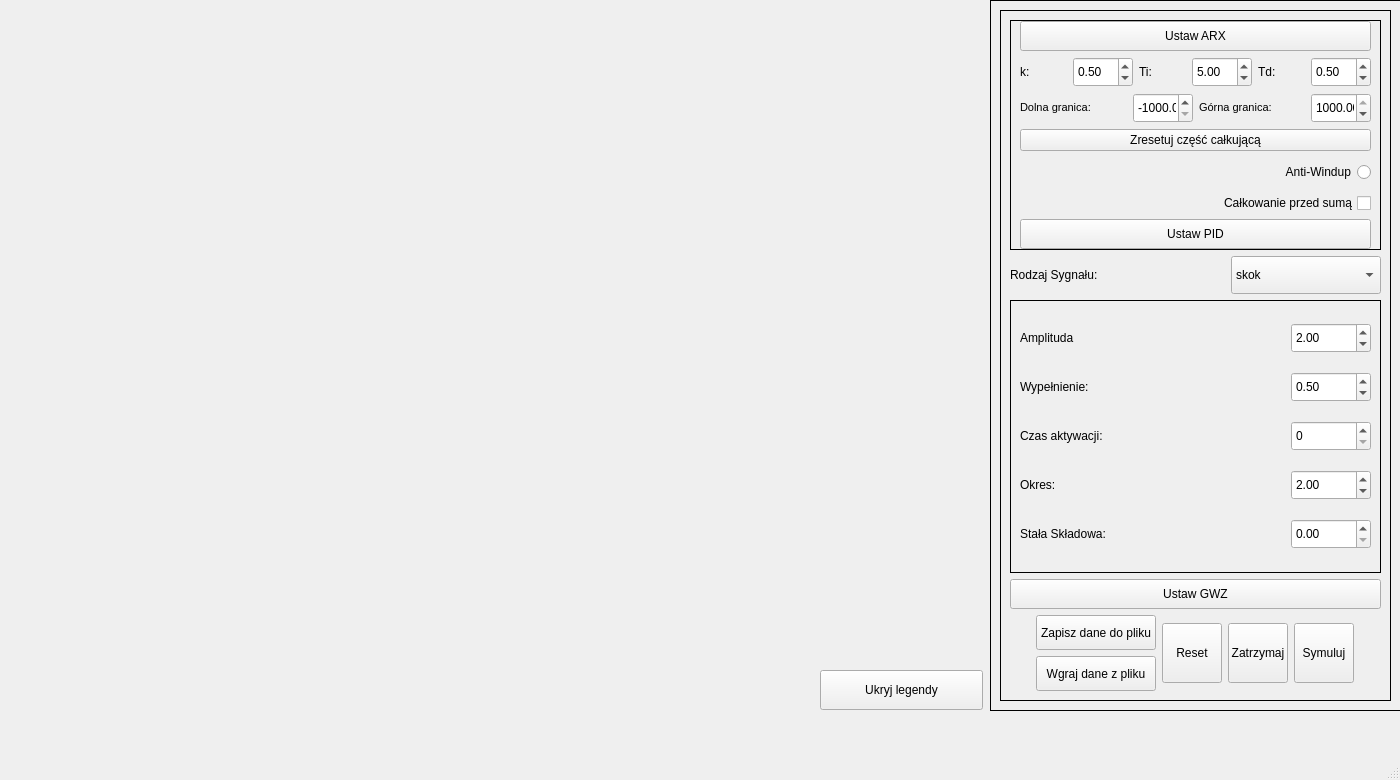
<?xml version="1.0" encoding="UTF-8"?>
<ui version="4.0">
 <class>UkladAutomatycznejRegulacji</class>
 <widget class="QMainWindow" name="UkladAutomatycznejRegulacji">
  <property name="geometry">
   <rect>
    <x>0</x>
    <y>0</y>
    <width>1400</width>
    <height>780</height>
   </rect>
  </property>
  <property name="windowTitle">
   <string>UkladAutomatycznejRegulacji</string>
  </property>
  <property name="iconSize">
   <size>
    <width>32</width>
    <height>32</height>
   </size>
  </property>
  <widget class="QWidget" name="centralwidget">
   <widget class="QCustomPlot" name="customPlot" native="true">
    <property name="geometry">
     <rect>
      <x>0</x>
      <y>340</y>
      <width>981</width>
      <height>321</height>
     </rect>
    </property>
   </widget>
   <widget class="QFrame" name="frame">
    <property name="geometry">
     <rect>
      <x>990</x>
      <y>0</y>
      <width>411</width>
      <height>711</height>
     </rect>
    </property>
    <property name="frameShape">
     <enum>QFrame::Shape::Box</enum>
    </property>
    <layout class="QVBoxLayout" name="verticalLayout_19">
     <item>
      <layout class="QVBoxLayout" name="verticalLayout_18">
       <item>
        <layout class="QVBoxLayout" name="verticalLayout_15">
         <item>
          <widget class="QFrame" name="frame">
           <property name="frameShape">
            <enum>QFrame::Shape::Box</enum>
           </property>
           <layout class="QVBoxLayout" name="verticalLayout_13">
            <item>
             <layout class="QVBoxLayout" name="verticalLayout_11">
              <item>
               <layout class="QVBoxLayout" name="verticalLayout_8">
                <item>
                 <layout class="QVBoxLayout" name="verticalLayout_7">
                  <item>
                   <layout class="QVBoxLayout" name="verticalLayout_5">
                    <item>
                     <layout class="QVBoxLayout" name="verticalLayout_3">
                      <item>
                       <widget class="QFrame" name="frame">
                        <property name="frameShape">
                         <enum>QFrame::Shape::Box</enum>
                        </property>
                        <layout class="QVBoxLayout" name="verticalLayout_2">
                         <property name="leftMargin">
                          <number>9</number>
                         </property>
                         <property name="topMargin">
                          <number>0</number>
                         </property>
                         <property name="rightMargin">
                          <number>9</number>
                         </property>
                         <property name="bottomMargin">
                          <number>0</number>
                         </property>
                         <item>
                          <layout class="QHBoxLayout" name="horizontalLayout_2"/>
                         </item>
                         <item>
                          <widget class="QPushButton" name="wgrajARX">
                           <property name="minimumSize">
                            <size>
                             <width>0</width>
                             <height>30</height>
                            </size>
                           </property>
                           <property name="maximumSize">
                            <size>
                             <width>16777215</width>
                             <height>30</height>
                            </size>
                           </property>
                           <property name="text">
                            <string>Ustaw ARX</string>
                           </property>
                          </widget>
                         </item>
                         <item>
                          <layout class="QHBoxLayout" name="horizontalLayout_5">
                           <item>
                            <layout class="QHBoxLayout" name="horizontalLayout_4"/>
                           </item>
                          </layout>
                         </item>
                         <item>
                          <layout class="QHBoxLayout" name="horizontalLayout_18"/>
                         </item>
                         <item>
                          <layout class="QHBoxLayout" name="horizontalLayout_6">
                           <item>
                            <widget class="QLabel" name="label_6">
                             <property name="text">
                              <string>k:</string>
                             </property>
                            </widget>
                           </item>
                           <item>
                            <widget class="QDoubleSpinBox" name="te_k">
                             <property name="minimumSize">
                              <size>
                               <width>60</width>
                               <height>30</height>
                              </size>
                             </property>
                             <property name="maximumSize">
                              <size>
                               <width>60</width>
                               <height>30</height>
                              </size>
                             </property>
                             <property name="maximum">
                              <double>100.000000000000000</double>
                             </property>
                             <property name="singleStep">
                              <double>0.100000000000000</double>
                             </property>
                             <property name="value">
                              <double>0.500000000000000</double>
                             </property>
                            </widget>
                           </item>
                           <item>
                            <widget class="QLabel" name="label_8">
                             <property name="text">
                              <string>Ti:</string>
                             </property>
                            </widget>
                           </item>
                           <item>
                            <widget class="QDoubleSpinBox" name="te_ti">
                             <property name="minimumSize">
                              <size>
                               <width>60</width>
                               <height>30</height>
                              </size>
                             </property>
                             <property name="maximumSize">
                              <size>
                               <width>60</width>
                               <height>30</height>
                              </size>
                             </property>
                             <property name="value">
                              <double>5.000000000000000</double>
                             </property>
                            </widget>
                           </item>
                           <item>
                            <widget class="QLabel" name="label_9">
                             <property name="text">
                              <string>Td:</string>
                             </property>
                            </widget>
                           </item>
                           <item>
                            <widget class="QDoubleSpinBox" name="te_td">
                             <property name="minimumSize">
                              <size>
                               <width>60</width>
                               <height>30</height>
                              </size>
                             </property>
                             <property name="maximumSize">
                              <size>
                               <width>60</width>
                               <height>30</height>
                              </size>
                             </property>
                             <property name="singleStep">
                              <double>0.100000000000000</double>
                             </property>
                             <property name="value">
                              <double>0.500000000000000</double>
                             </property>
                            </widget>
                           </item>
                          </layout>
                         </item>
                         <item>
                          <layout class="QVBoxLayout" name="verticalLayout"/>
                         </item>
                         <item>
                          <layout class="QHBoxLayout" name="horizontalLayout_22">
                           <item>
                            <layout class="QHBoxLayout" name="horizontalLayout_21">
                             <item>
                              <widget class="QLabel" name="label_7">
                               <property name="text">
                                <string>&lt;html&gt;&lt;head/&gt;&lt;body&gt;&lt;p&gt;&lt;span style=&quot; font-size:8pt;&quot;&gt;Dolna granica: &lt;/span&gt;&lt;/p&gt;&lt;/body&gt;&lt;/html&gt;</string>
                               </property>
                              </widget>
                             </item>
                             <item>
                              <widget class="QDoubleSpinBox" name="dolna">
                               <property name="minimumSize">
                                <size>
                                 <width>60</width>
                                 <height>30</height>
                                </size>
                               </property>
                               <property name="maximumSize">
                                <size>
                                 <width>60</width>
                                 <height>30</height>
                                </size>
                               </property>
                               <property name="minimum">
                                <double>-1000.000000000000000</double>
                               </property>
                               <property name="maximum">
                                <double>0.000000000000000</double>
                               </property>
                               <property name="value">
                                <double>-1000.000000000000000</double>
                               </property>
                              </widget>
                             </item>
                            </layout>
                           </item>
                           <item>
                            <layout class="QHBoxLayout" name="horizontalLayout_7">
                             <item>
                              <widget class="QLabel" name="label_5">
                               <property name="text">
                                <string>&lt;html&gt;&lt;head/&gt;&lt;body&gt;&lt;p&gt;&lt;span style=&quot; font-size:8pt;&quot;&gt;Górna granica: &lt;/span&gt;&lt;/p&gt;&lt;/body&gt;&lt;/html&gt;</string>
                               </property>
                              </widget>
                             </item>
                             <item>
                              <widget class="QDoubleSpinBox" name="gorna">
                               <property name="minimumSize">
                                <size>
                                 <width>60</width>
                                 <height>30</height>
                                </size>
                               </property>
                               <property name="maximumSize">
                                <size>
                                 <width>60</width>
                                 <height>30</height>
                                </size>
                               </property>
                               <property name="maximum">
                                <double>1000.000000000000000</double>
                               </property>
                               <property name="value">
                                <double>1000.000000000000000</double>
                               </property>
                              </widget>
                             </item>
                            </layout>
                           </item>
                          </layout>
                         </item>
                         <item>
                          <widget class="QPushButton" name="reset_calka">
                           <property name="text">
                            <string>Zresetuj część całkującą</string>
                           </property>
                          </widget>
                         </item>
                         <item>
                          <widget class="QRadioButton" name="antiwindup">
                           <property name="sizePolicy">
                            <sizepolicy hsizetype="Maximum" vsizetype="Maximum">
                             <horstretch>0</horstretch>
                             <verstretch>0</verstretch>
                            </sizepolicy>
                           </property>
                           <property name="minimumSize">
                            <size>
                             <width>80</width>
                             <height>30</height>
                            </size>
                           </property>
                           <property name="layoutDirection">
                            <enum>Qt::LayoutDirection::RightToLeft</enum>
                           </property>
                           <property name="autoFillBackground">
                            <bool>false</bool>
                           </property>
                           <property name="text">
                            <string>Anti-Windup</string>
                           </property>
                           <property name="iconSize">
                            <size>
                             <width>50</width>
                             <height>50</height>
                            </size>
                           </property>
                          </widget>
                         </item>
                         <item>
                          <widget class="QCheckBox" name="checkbox_calkowanie">
                           <property name="layoutDirection">
                            <enum>Qt::LayoutDirection::RightToLeft</enum>
                           </property>
                           <property name="text">
                            <string>Całkowanie przed sumą</string>
                           </property>
                          </widget>
                         </item>
                         <item>
                          <widget class="QPushButton" name="wgrajPID">
                           <property name="minimumSize">
                            <size>
                             <width>0</width>
                             <height>30</height>
                            </size>
                           </property>
                           <property name="maximumSize">
                            <size>
                             <width>16777215</width>
                             <height>30</height>
                            </size>
                           </property>
                           <property name="text">
                            <string>Ustaw PID</string>
                           </property>
                          </widget>
                         </item>
                        </layout>
                       </widget>
                      </item>
                      <item>
                       <layout class="QHBoxLayout" name="horizontalLayout_12"/>
                      </item>
                     </layout>
                    </item>
                    <item>
                     <layout class="QVBoxLayout" name="verticalLayout_4">
                      <item>
                       <layout class="QHBoxLayout" name="horizontalLayout">
                        <item>
                         <widget class="QLabel" name="label_2">
                          <property name="text">
                           <string>Rodzaj Sygnału:</string>
                          </property>
                         </widget>
                        </item>
                        <item>
                         <widget class="QComboBox" name="comboGWZ">
                          <property name="minimumSize">
                           <size>
                            <width>150</width>
                            <height>35</height>
                           </size>
                          </property>
                          <property name="maximumSize">
                           <size>
                            <width>150</width>
                            <height>50</height>
                           </size>
                          </property>
                          <property name="layoutDirection">
                           <enum>Qt::LayoutDirection::LeftToRight</enum>
                          </property>
                          <property name="maxVisibleItems">
                           <number>11</number>
                          </property>
                          <item>
                           <property name="text">
                            <string>skok</string>
                           </property>
                          </item>
                          <item>
                           <property name="text">
                            <string>sinusoida</string>
                           </property>
                          </item>
                          <item>
                           <property name="text">
                            <string>prostokatny</string>
                           </property>
                          </item>
                         </widget>
                        </item>
                       </layout>
                      </item>
                     </layout>
                    </item>
                   </layout>
                  </item>
                  <item>
                   <widget class="QFrame" name="frame">
                    <property name="frameShape">
                     <enum>QFrame::Shape::Box</enum>
                    </property>
                    <layout class="QVBoxLayout" name="verticalLayout_6">
                     <item>
                      <layout class="QHBoxLayout" name="horizontalLayout_14">
                       <property name="leftMargin">
                        <number>0</number>
                       </property>
                       <property name="topMargin">
                        <number>0</number>
                       </property>
                       <item>
                        <widget class="QLabel" name="label_12">
                         <property name="text">
                          <string>Amplituda</string>
                         </property>
                        </widget>
                       </item>
                       <item>
                        <widget class="QDoubleSpinBox" name="amplituda">
                         <property name="minimumSize">
                          <size>
                           <width>80</width>
                           <height>30</height>
                          </size>
                         </property>
                         <property name="maximumSize">
                          <size>
                           <width>80</width>
                           <height>30</height>
                          </size>
                         </property>
                         <property name="value">
                          <double>2.000000000000000</double>
                         </property>
                        </widget>
                       </item>
                      </layout>
                     </item>
                     <item>
                      <layout class="QHBoxLayout" name="horizontalLayout_10">
                       <item>
                        <widget class="QLabel" name="label_11">
                         <property name="text">
                          <string>Wypełnienie:</string>
                         </property>
                        </widget>
                       </item>
                       <item>
                        <widget class="QDoubleSpinBox" name="wypelnienie">
                         <property name="minimumSize">
                          <size>
                           <width>80</width>
                           <height>30</height>
                          </size>
                         </property>
                         <property name="maximumSize">
                          <size>
                           <width>80</width>
                           <height>30</height>
                          </size>
                         </property>
                         <property name="maximum">
                          <double>1.000000000000000</double>
                         </property>
                         <property name="singleStep">
                          <double>0.100000000000000</double>
                         </property>
                         <property name="value">
                          <double>0.500000000000000</double>
                         </property>
                        </widget>
                       </item>
                      </layout>
                     </item>
                     <item>
                      <layout class="QHBoxLayout" name="horizontalLayout_15">
                       <item>
                        <widget class="QLabel" name="label_13">
                         <property name="text">
                          <string>Czas aktywacji:</string>
                         </property>
                        </widget>
                       </item>
                       <item>
                        <widget class="QSpinBox" name="czas_aktywacji">
                         <property name="minimumSize">
                          <size>
                           <width>80</width>
                           <height>30</height>
                          </size>
                         </property>
                         <property name="maximumSize">
                          <size>
                           <width>80</width>
                           <height>30</height>
                          </size>
                         </property>
                        </widget>
                       </item>
                      </layout>
                     </item>
                     <item>
                      <layout class="QHBoxLayout" name="horizontalLayout_16">
                       <item>
                        <widget class="QLabel" name="label_14">
                         <property name="text">
                          <string>Okres:</string>
                         </property>
                        </widget>
                       </item>
                       <item>
                        <widget class="QDoubleSpinBox" name="okres">
                         <property name="minimumSize">
                          <size>
                           <width>80</width>
                           <height>30</height>
                          </size>
                         </property>
                         <property name="maximumSize">
                          <size>
                           <width>80</width>
                           <height>30</height>
                          </size>
                         </property>
                         <property name="value">
                          <double>2.000000000000000</double>
                         </property>
                        </widget>
                       </item>
                      </layout>
                     </item>
                     <item>
                      <layout class="QHBoxLayout" name="horizontalLayout_24">
                       <property name="leftMargin">
                        <number>0</number>
                       </property>
                       <property name="topMargin">
                        <number>0</number>
                       </property>
                       <item>
                        <widget class="QLabel" name="label_16">
                         <property name="text">
                          <string>Stała Składowa:</string>
                         </property>
                        </widget>
                       </item>
                       <item>
                        <widget class="QDoubleSpinBox" name="skladowa_stala">
                         <property name="minimumSize">
                          <size>
                           <width>80</width>
                           <height>30</height>
                          </size>
                         </property>
                         <property name="maximumSize">
                          <size>
                           <width>80</width>
                           <height>30</height>
                          </size>
                         </property>
                        </widget>
                       </item>
                      </layout>
                     </item>
                    </layout>
                   </widget>
                  </item>
                 </layout>
                </item>
               </layout>
              </item>
             </layout>
            </item>
            <item>
             <widget class="QPushButton" name="wgrajGWZ">
              <property name="minimumSize">
               <size>
                <width>0</width>
                <height>30</height>
               </size>
              </property>
              <property name="maximumSize">
               <size>
                <width>16777215</width>
                <height>30</height>
               </size>
              </property>
              <property name="text">
               <string>Ustaw GWZ</string>
              </property>
             </widget>
            </item>
            <item>
             <layout class="QHBoxLayout" name="horizontalLayout_3">
              <item>
               <layout class="QHBoxLayout" name="horizontalLayout_13">
                <item>
                 <layout class="QVBoxLayout" name="verticalLayout_9">
                  <item>
                   <widget class="QPushButton" name="zapisDoPliku">
                    <property name="minimumSize">
                     <size>
                      <width>120</width>
                      <height>35</height>
                     </size>
                    </property>
                    <property name="maximumSize">
                     <size>
                      <width>120</width>
                      <height>35</height>
                     </size>
                    </property>
                    <property name="layoutDirection">
                     <enum>Qt::LayoutDirection::LeftToRight</enum>
                    </property>
                    <property name="text">
                     <string>Zapisz dane do pliku</string>
                    </property>
                   </widget>
                  </item>
                  <item>
                   <widget class="QPushButton" name="wgrajzPliku">
                    <property name="minimumSize">
                     <size>
                      <width>120</width>
                      <height>35</height>
                     </size>
                    </property>
                    <property name="maximumSize">
                     <size>
                      <width>120</width>
                      <height>35</height>
                     </size>
                    </property>
                    <property name="layoutDirection">
                     <enum>Qt::LayoutDirection::LeftToRight</enum>
                    </property>
                    <property name="text">
                     <string>Wgraj dane z pliku</string>
                    </property>
                   </widget>
                  </item>
                 </layout>
                </item>
                <item>
                 <widget class="QPushButton" name="resetuj">
                  <property name="minimumSize">
                   <size>
                    <width>60</width>
                    <height>60</height>
                   </size>
                  </property>
                  <property name="maximumSize">
                   <size>
                    <width>60</width>
                    <height>60</height>
                   </size>
                  </property>
                  <property name="layoutDirection">
                   <enum>Qt::LayoutDirection::LeftToRight</enum>
                  </property>
                  <property name="text">
                   <string>Reset</string>
                  </property>
                 </widget>
                </item>
                <item>
                 <widget class="QPushButton" name="zatrzymaj">
                  <property name="minimumSize">
                   <size>
                    <width>60</width>
                    <height>60</height>
                   </size>
                  </property>
                  <property name="maximumSize">
                   <size>
                    <width>60</width>
                    <height>60</height>
                   </size>
                  </property>
                  <property name="layoutDirection">
                   <enum>Qt::LayoutDirection::LeftToRight</enum>
                  </property>
                  <property name="text">
                   <string>Zatrzymaj</string>
                  </property>
                 </widget>
                </item>
                <item>
                 <widget class="QPushButton" name="symuluj">
                  <property name="sizePolicy">
                   <sizepolicy hsizetype="Minimum" vsizetype="Fixed">
                    <horstretch>0</horstretch>
                    <verstretch>0</verstretch>
                   </sizepolicy>
                  </property>
                  <property name="minimumSize">
                   <size>
                    <width>60</width>
                    <height>60</height>
                   </size>
                  </property>
                  <property name="maximumSize">
                   <size>
                    <width>60</width>
                    <height>60</height>
                   </size>
                  </property>
                  <property name="layoutDirection">
                   <enum>Qt::LayoutDirection::LeftToRight</enum>
                  </property>
                  <property name="text">
                   <string>Symuluj</string>
                  </property>
                 </widget>
                </item>
               </layout>
              </item>
             </layout>
            </item>
           </layout>
          </widget>
         </item>
        </layout>
       </item>
      </layout>
     </item>
    </layout>
   </widget>
   <widget class="QCustomPlot" name="customPlot_uchyb" native="true">
    <property name="geometry">
     <rect>
      <x>10</x>
      <y>10</y>
      <width>501</width>
      <height>321</height>
     </rect>
    </property>
   </widget>
   <widget class="QCustomPlot" name="customPlot_pid" native="true">
    <property name="geometry">
     <rect>
      <x>510</x>
      <y>10</y>
      <width>471</width>
      <height>321</height>
     </rect>
    </property>
   </widget>
   <widget class="QPushButton" name="ukryjLegendy">
    <property name="geometry">
     <rect>
      <x>820</x>
      <y>670</y>
      <width>163</width>
      <height>40</height>
     </rect>
    </property>
    <property name="minimumSize">
     <size>
      <width>0</width>
      <height>40</height>
     </size>
    </property>
    <property name="maximumSize">
     <size>
      <width>16777215</width>
      <height>25</height>
     </size>
    </property>
    <property name="text">
     <string>Ukryj legendy</string>
    </property>
   </widget>
  </widget>
  <widget class="QMenuBar" name="menubar">
   <property name="geometry">
    <rect>
     <x>0</x>
     <y>0</y>
     <width>1400</width>
     <height>21</height>
    </rect>
   </property>
  </widget>
  <widget class="QStatusBar" name="statusbar"/>
 </widget>
 <customwidgets>
  <customwidget>
   <class>QCustomPlot</class>
   <extends>QWidget</extends>
   <header>qcustomplot.h</header>
   <container>1</container>
  </customwidget>
 </customwidgets>
 <resources/>
 <connections/>
</ui>
